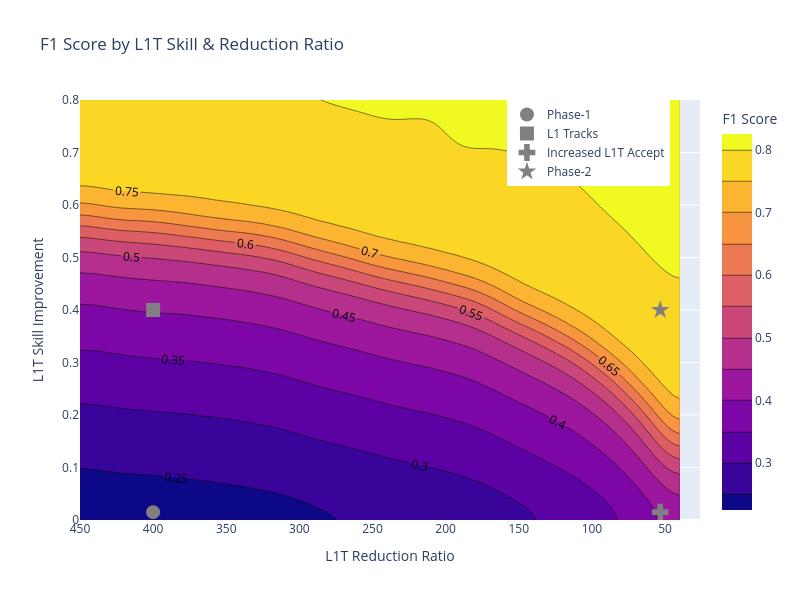

This figure's notebook cell:
### Code cell
fig = go.Figure(data =
    go.Contour(
        z=smoothed_f1,
        x=l1t_reductions, # horizontal axis
        y=l1t_skills, # vertical axis,
        contours = dict(showlabels = True),
        colorbar = dict(title = "F1 Score")
         
    ),
    )

y_offset = 0.015
fig.add_trace(go.Scatter(x = systems_reductions[0:1],
                        y = l1t_improvement[0:1] + y_offset,
                        mode = "markers",
                        marker = dict(size = 14, color = "gray", symbol="circle"),
                        name = "Phase-1"))

fig.add_trace(go.Scatter(x = systems_reductions[1:2],
                        y = l1t_improvement[1:2],
                        mode = "markers",
                        marker = dict(size = 14, color = "gray", symbol = "square"),
                        name = "L1 Tracks"))

fig.add_trace(go.Scatter(x = systems_reductions[2:3],
                        y = l1t_improvement[2:3] + y_offset,
                        mode = "markers",
                        marker = dict(size = 14, color = "gray", symbol = "cross"),
                        name = "Increased L1T Accept"))

fig.add_trace(go.Scatter(x = systems_reductions[3:4],
                        y = l1t_improvement[3:4],
                        mode = "markers",
                        marker = dict(size = 14, color = "gray", symbol = "star"),
                        name = "Phase-2"))

# fig.add_trace(go.Scatter(x = systems_reductions[0:4],
#     y = l1t_improvement[0:4],
#     mode = "markers+text",
#     marker = dict(size = 14,
#             color = ["white", "blue", "red", "purple"]),
#     text =  system_labels[0:4],
#     textposition = "top left",
#     textfont = dict(color = "rgb(255, 255, 255)")       ))

fig.update_layout(width = 800, 
                  height = 600,
                  xaxis_title = "L1T Reduction Ratio",
                  yaxis_title = "L1T Skill Improvement",
                  title = "F1 Score by L1T Skill & Reduction Ratio",
                  legend=dict(xanchor = "right",
                    x = 0.95))
fig.update_xaxes(autorange="reversed")
fig.update_yaxes(range=[0.0, 0.8])
fig.show()

### Figure 1 — Plotly figure (JSON) as saved in the notebook; plotly's stock layout.template omitted (floating-point values rounded to 4 significant figures; data arrays with more than 128 entries replaced by an {"elided": "..."} marker saying what was removed)
{"data": [{"colorbar": {"title": {"text": "F1 Score"}}, "contours": {"showlabels": true}, "type": "contour", "x": [450, 445.9, 441.8, 437.7, 433.6, 429.5, 425.4, 421.3, 417.2, 413.1, 409, 404.9, 400.8, 396.7, 392.6, 388.5, 384.4, 380.3, 376.2, 372.1, 368, 363.9, 359.8, 355.7, 351.6, 347.5, 343.4, 339.3, 335.2, 331.1, 327, 322.9, 318.8, 314.7, 310.6, 306.5, 302.4, 298.3, 294.2, 290.1, 286, 281.9, 277.8, 273.7, 269.6, 265.5, 261.4, 257.3, 253.2, 249.1, 245.0, 240.9, 236.8, 232.7, 228.6, 224.5, 220.4, 216.3, 212.2, 208.1, 204.0, 199.9, 195.8, 191.7, 187.6, 183.5, 179.4, 175.3, 171.2, 167.1, 163, 158.9, 154.8, 150.7, 146.6, 142.5, 138.4, 134.3, 130.2, 126.1, 122, 117.9, 113.8, 109.7, 105.6, 101.5, 97.4, 93.3, 89.2, 85.1, 81.0, 76.9, 72.8, 68.7, 64.6, 60.5, 56.4, 52.3, 48.2, 44.1, 40], "y": [0, 0.01, 0.02, 0.03, 0.04, 0.05, 0.06, 0.07, 0.08, 0.09, 0.1, 0.11, 0.12, 0.13, 0.14, 0.15, 0.16, 0.17, 0.18, 0.19, 0.2, 0.21, 0.22, 0.23, 0.24, 0.25, 0.26, 0.27, 0.28, 0.29, 0.3, 0.31, 0.32, 0.33, 0.34, 0.35, 0.36, 0.37, 0.38, 0.39, 0.4, 0.41, 0.42, 0.43, 0.44, 0.45, 0.46, 0.47, 0.48, 0.49, 0.5, 0.51, 0.52, 0.53, 0.54, 0.55, 0.56, 0.57, 0.58, 0.59, 0.6, 0.61, 0.62, 0.63, 0.64, 0.65, 0.66, 0.67, 0.68, 0.69, 0.7, 0.71, 0.72, 0.73, 0.74, 0.75, 0.76, 0.77, 0.78, 0.79, 0.8, 0.81, 0.82, 0.83, 0.84, 0.85, 0.86, 0.87, 0.88, 0.89, 0.9, 0.91, 0.92, 0.93, 0.94, 0.95, 0.96, 0.97, 0.98, 0.99, 1], "z": {"elided": "101x101 float values"}}, {"marker": {"color": "gray", "size": 14, "symbol": "circle"}, "mode": "markers", "name": "Phase-1", "type": "scatter", "x": [400], "y": [0.015]}, {"marker": {"color": "gray", "size": 14, "symbol": "square"}, "mode": "markers", "name": "L1 Tracks", "type": "scatter", "x": [400], "y": [0.4]}, {"marker": {"color": "gray", "size": 14, "symbol": "cross"}, "mode": "markers", "name": "Increased L1T Accept", "type": "scatter", "x": [53.3], "y": [0.015]}, {"marker": {"color": "gray", "size": 14, "symbol": "star"}, "mode": "markers", "name": "Phase-2", "type": "scatter", "x": [53.3], "y": [0.4]}], "layout": {"height": 600, "legend": {"x": 0.95, "xanchor": "right"}, "title": {"text": "F1 Score by L1T Skill & Reduction Ratio"}, "width": 800, "xaxis": {"autorange": "reversed", "title": {"text": "L1T Reduction Ratio"}}, "yaxis": {"range": [0, 0.8], "title": {"text": "L1T Skill Improvement"}}}}
